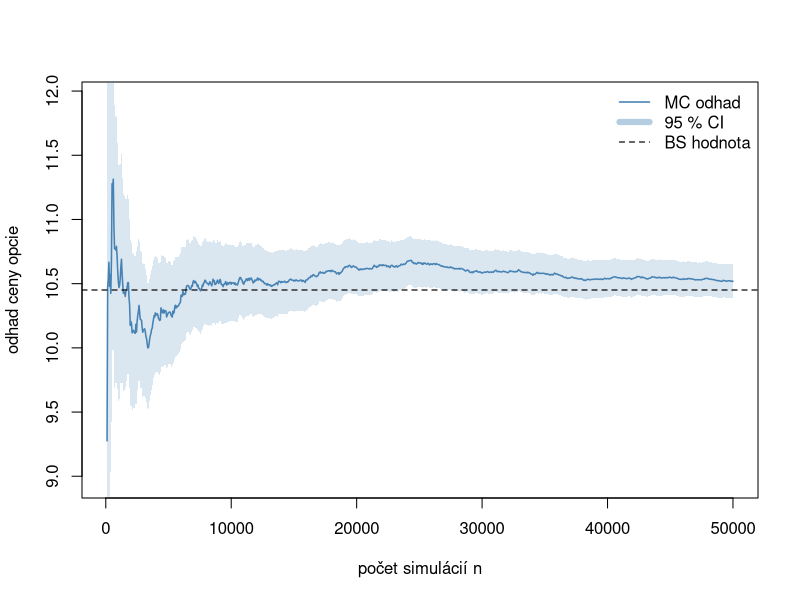

Write the R code that produced this figure.
## ---- chunk 1
#| label: params
S0    <- 100      # aktualna cena podkladu
K     <- 100      # realizacna cena (at-the-money)
r     <- 0.05     # bezrizikova urokova miera
sigma <- 0.20     # volatilita
T_    <- 1        # cas do expiracie (v rokoch)
## ---- chunk 2
#| label: bs-fun
bs_call <- function(S0, K, r, sigma, T_) {
  d1 <- (log(S0 / K) + (r + 0.5 * sigma^2) * T_) / (sigma * sqrt(T_))
  d2 <- d1 - sigma * sqrt(T_)
  S0 * pnorm(d1) - K * exp(-r * T_) * pnorm(d2)
}

C_bs <- bs_call(S0, K, r, sigma, T_)
C_bs
## ---- chunk 3
#| label: mc-fun
mc_call <- function(S0, K, r, sigma, T_, n, seed = NULL) {
  if (!is.null(seed)) set.seed(seed)
  Z       <- rnorm(n)
  ST      <- S0 * exp((r - 0.5 * sigma^2) * T_ + sigma * sqrt(T_) * Z)
  payoff  <- pmax(ST - K, 0)
  disc    <- exp(-r * T_) * payoff
  est     <- mean(disc)
  se      <- sd(disc) / sqrt(n)
  list(
    estimate = est,
    se       = se,
    ci_lo    = est - 1.96 * se,
    ci_hi    = est + 1.96 * se
  )
}

mc_result <- mc_call(S0, K, r, sigma, T_, n = 100000, seed = 42)
mc_result
## ---- chunk 4
#| label: tbl-konvergencia
#| tbl-cap: "Konvergencia Monte Carlo odhadu k Black-Scholesovej cene."
ns <- c(1e2, 1e3, 1e4, 1e5, 1e6)

tab <- do.call(rbind, lapply(ns, function(n) {
  res <- mc_call(S0, K, r, sigma, T_, n, seed = 2026)
  data.frame(
    n      = n,
    odhad  = res$estimate,
    se     = res$se,
    chyba  = abs(res$estimate - C_bs)
  )
}))

knitr::kable(
  tab,
  col.names = c("n", "Odhad MC", "Štand. chyba", "|MC − BS|"),
  digits    = 5,
  align     = "rrrr"
)
## ---- chunk 5
#| label: fig-konvergencia
#| fig-cap: "Konvergencia Monte Carlo odhadu ceny opcie k analytickej hodnote (čierna prerušovaná čiara) so zväčšujúcim sa počtom simulácií. Šedé pásmo predstavuje 95 % konfidenčný interval."
#| fig-width: 7
#| fig-height: 4.5

set.seed(2026)
n_max  <- 50000
Z      <- rnorm(n_max)
ST     <- S0 * exp((r - 0.5 * sigma^2) * T_ + sigma * sqrt(T_) * Z)
disc   <- exp(-r * T_) * pmax(ST - K, 0)

cumul_mean <- cumsum(disc) / seq_along(disc)
cumul_var  <- (cumsum(disc^2) - seq_along(disc) * cumul_mean^2) /
              pmax(seq_along(disc) - 1, 1)
cumul_se   <- sqrt(cumul_var / seq_along(disc))

idx <- seq(100, n_max, by = 50)

plot(idx, cumul_mean[idx], type = "l", lwd = 1.5, col = "steelblue",
     ylim = c(C_bs - 1.5, C_bs + 1.5),
     xlab = "počet simulácií n", ylab = "odhad ceny opcie",
     main = "")
polygon(c(idx, rev(idx)),
        c(cumul_mean[idx] - 1.96 * cumul_se[idx],
          rev(cumul_mean[idx] + 1.96 * cumul_se[idx])),
        col = adjustcolor("steelblue", alpha.f = 0.2), border = NA)
abline(h = C_bs, lty = 2, lwd = 1.2)
legend("topright", legend = c("MC odhad", "95 % CI", "BS hodnota"),
       col = c("steelblue", adjustcolor("steelblue", 0.4), "black"),
       lty = c(1, 1, 2), lwd = c(1.5, 6, 1.2), bty = "n")
## ---- chunk 6
#| label: asian
mc_asian <- function(S0, K, r, sigma, T_, n, m, seed = NULL) {
  if (!is.null(seed)) set.seed(seed)
  dt <- T_ / m
  Z  <- matrix(rnorm(n * m), nrow = n, ncol = m)

  log_inc <- (r - 0.5 * sigma^2) * dt + sigma * sqrt(dt) * Z
  log_S   <- t(apply(log_inc, 1, cumsum))
  S_paths <- S0 * exp(log_S)

  S_avg   <- rowMeans(S_paths)
  payoff  <- pmax(S_avg - K, 0)
  disc    <- exp(-r * T_) * payoff
  list(
    estimate = mean(disc),
    se       = sd(disc) / sqrt(n)
  )
}

asian <- mc_asian(S0, K, r, sigma, T_, n = 50000, m = 50, seed = 7)
asian
